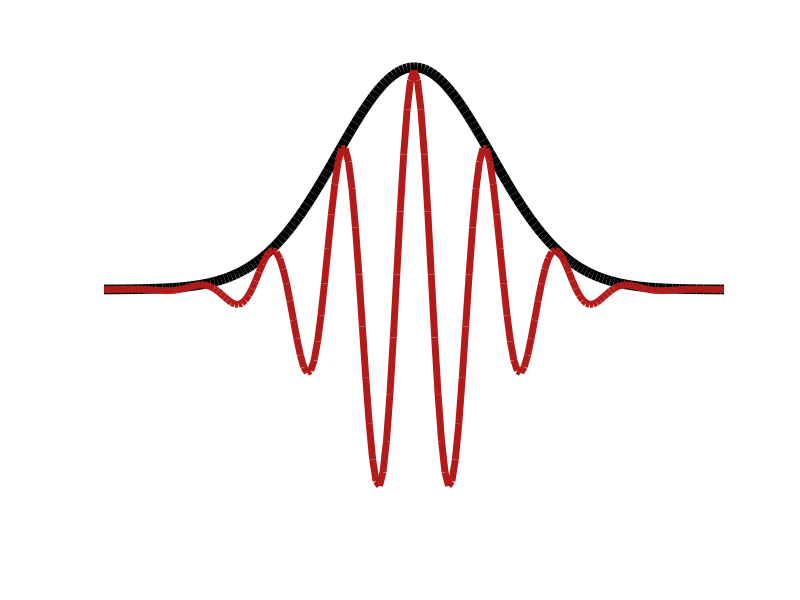

Recreate this plot in MATLAB.
% Color scheme from my web page, adapted from arXiv
x = linspace(-9,9,181);
g = exp(-x.^2/10);
c = cos(3*x);
figure(1)
plot(x,g,'LineWidth',7,'Color','#000000');
hold on
plot(x,g.*c*.986,'LineWidth',5,'Color','#B31B1B')
hold off
axis([-9,9,-1.1, 1.1])
set(gca,'visible','off')

